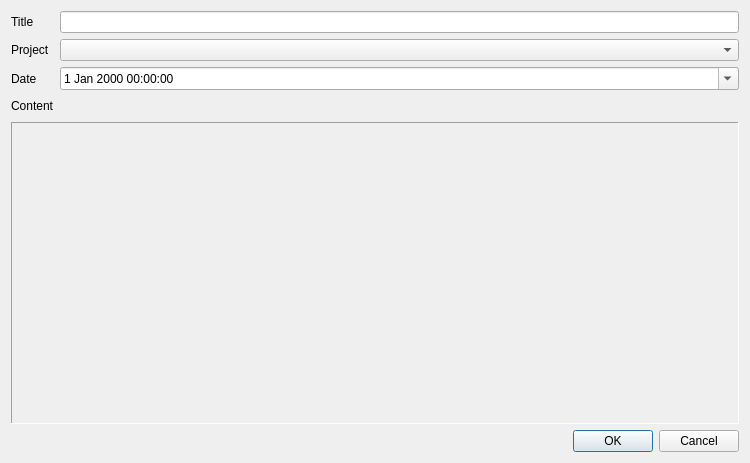
<?xml version="1.0" encoding="UTF-8"?>
<ui version="4.0">
 <class>DialogEvent</class>
 <widget class="QDialog" name="DialogEvent">
  <property name="geometry">
   <rect>
    <x>0</x>
    <y>0</y>
    <width>750</width>
    <height>463</height>
   </rect>
  </property>
  <property name="minimumSize">
   <size>
    <width>457</width>
    <height>340</height>
   </size>
  </property>
  <property name="windowTitle">
   <string>Event</string>
  </property>
  <layout class="QVBoxLayout" name="verticalLayout">
   <item>
    <layout class="QGridLayout" name="gridLayout">
     <item row="0" column="0">
      <widget class="QLabel" name="label">
       <property name="text">
        <string>Title</string>
       </property>
      </widget>
     </item>
     <item row="0" column="1">
      <widget class="QLineEdit" name="lineEditTitle"/>
     </item>
     <item row="1" column="0">
      <widget class="QLabel" name="label_2">
       <property name="text">
        <string>Project</string>
       </property>
      </widget>
     </item>
     <item row="1" column="1">
      <widget class="QComboBox" name="comboBoxProjects"/>
     </item>
     <item row="2" column="0">
      <widget class="QLabel" name="label_3">
       <property name="text">
        <string>Date</string>
       </property>
      </widget>
     </item>
     <item row="2" column="1">
      <widget class="QDateTimeEdit" name="dateTimeEdit">
       <property name="calendarPopup">
        <bool>true</bool>
       </property>
      </widget>
     </item>
     <item row="3" column="0">
      <widget class="QLabel" name="label_4">
       <property name="minimumSize">
        <size>
         <width>0</width>
         <height>20</height>
        </size>
       </property>
       <property name="text">
        <string>Content</string>
       </property>
      </widget>
     </item>
     <item row="4" column="0" colspan="2">
      <widget class="QFrame" name="frame">
       <property name="sizePolicy">
        <sizepolicy hsizetype="Preferred" vsizetype="Expanding">
         <horstretch>0</horstretch>
         <verstretch>0</verstretch>
        </sizepolicy>
       </property>
       <property name="frameShape">
        <enum>QFrame::Panel</enum>
       </property>
       <property name="frameShadow">
        <enum>QFrame::Sunken</enum>
       </property>
       <layout class="QVBoxLayout" name="verticalLayout_2">
        <property name="spacing">
         <number>0</number>
        </property>
        <property name="leftMargin">
         <number>0</number>
        </property>
        <property name="topMargin">
         <number>0</number>
        </property>
        <property name="rightMargin">
         <number>0</number>
        </property>
        <property name="bottomMargin">
         <number>0</number>
        </property>
        <item>
         <widget class="RtfEditor" name="textEditContent" native="true"/>
        </item>
       </layout>
      </widget>
     </item>
    </layout>
   </item>
   <item>
    <layout class="QHBoxLayout" name="horizontalLayout">
     <item>
      <spacer name="horizontalSpacer">
       <property name="orientation">
        <enum>Qt::Horizontal</enum>
       </property>
       <property name="sizeHint" stdset="0">
        <size>
         <width>40</width>
         <height>20</height>
        </size>
       </property>
      </spacer>
     </item>
     <item>
      <widget class="QPushButton" name="pushButtonOK">
       <property name="text">
        <string>OK</string>
       </property>
       <property name="default">
        <bool>true</bool>
       </property>
      </widget>
     </item>
     <item>
      <widget class="QPushButton" name="pushButtonCancel">
       <property name="text">
        <string>Cancel</string>
       </property>
      </widget>
     </item>
    </layout>
   </item>
  </layout>
 </widget>
 <customwidgets>
  <customwidget>
   <class>RtfEditor</class>
   <extends>QWidget</extends>
   <header>qtkit/WidgetUtils/rtfeditor.h</header>
   <container>1</container>
  </customwidget>
 </customwidgets>
 <resources/>
 <connections/>
</ui>
